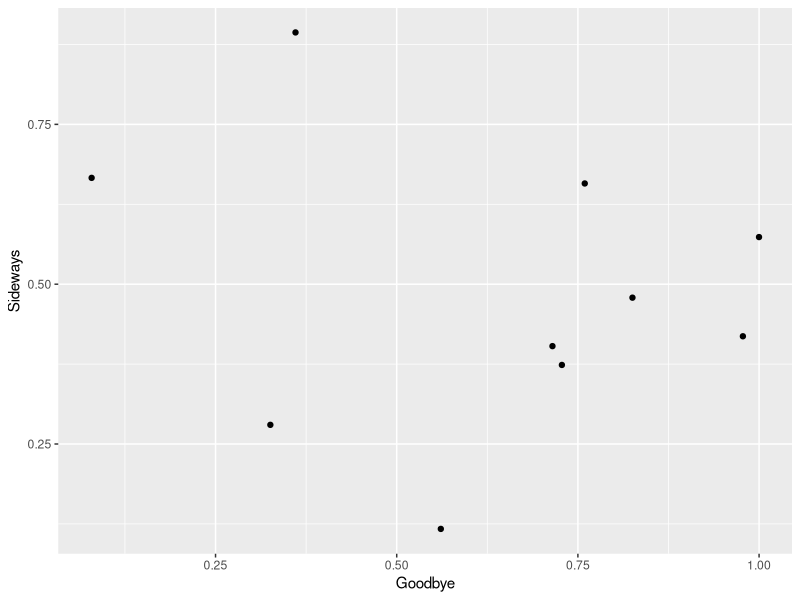

R code for this plot:
##----
##
##  Test File: Sample_Graph.R
##
##----

#' This file makes a sample graph.
#' It's point is to demonstrate how to save a file to GitHub and track changes.

library(ggplot2)

# Some points:
x <- data.frame(a=runif(10),
                b=runif(10))

# Some graph:
ggplot(x, aes(a,b)) +
  geom_point() +
  xlab("Goodbye") +
  ylab("Sideways")
